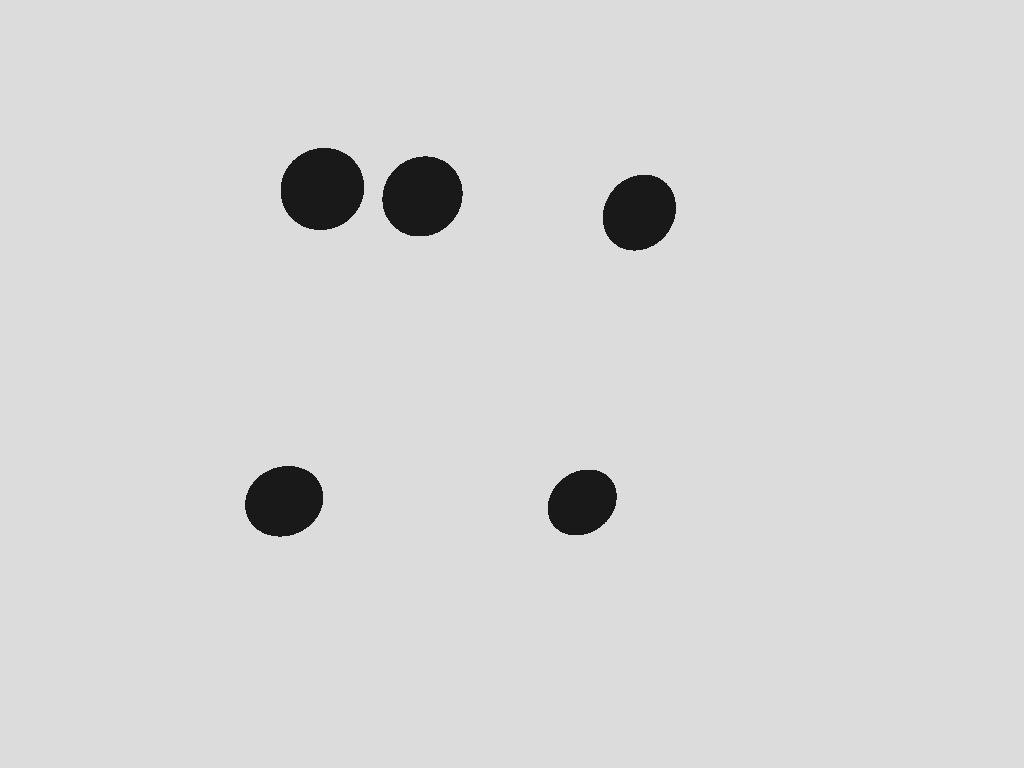
#> input picture 1.jpg, 1024 x 768 px
$ python fitEllipse.py
#> lines starting #> are read from the running program, lines starting #| are printed output that depends on the picture; after the words box and inside, x2 and y2 are one past the last pixel; in counts of white or black regions, pixels touching at a corner belong together; long printed decimals are rounded
import cv2
import numpy as np

img = cv2.imread('1.jpg')
#> img is the input picture: shape (768, 1024, 3); min 0, max 255, mean 214.4
rows, cols, ch = img.shape
#> rows = 768; cols = 1024; ch = 3
# 边缘提取
Ksize = 3
L2g = True
edge = cv2.Canny(img, 50, 100, apertureSize=Ksize, L2gradient=L2g)
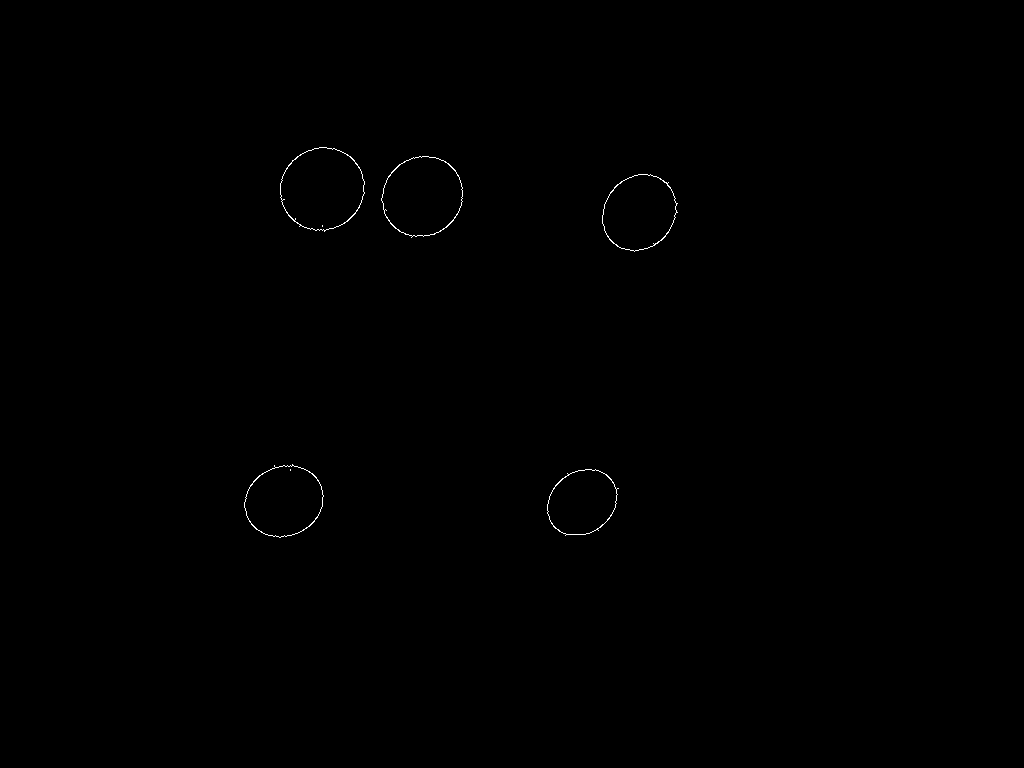
#> edge: shape (768, 1024); 0.16% white in thin lines or dots, all inside (x1, y1, x2, y2) = (244, 147, 678, 538)

# 提取轮廓
'''
findcontour()函数中有三个参数，第一个img是源图像，第二个model是轮廓检索模式，第三个method是轮廓逼近方法。输出等高线contours和层次结构hierarchy。
model:  cv2.RETR_EXTERNAL  仅检索极端的外部轮廓。 为所有轮廓设置了层次hierarchy[i][2] = hierarchy[i][3]=-1
        cv2.RETR_LIST  在不建立任何层次关系的情况下检索所有轮廓。
        cv2.RETR_CCOMP  检索所有轮廓并将其组织为两级层次结构。在顶层，组件具有外部边界；在第二层，有孔的边界。如果所连接零部件的孔内还有其他轮廓，则该轮廓仍将放置在顶层。
        cv2.RETR_TREE  检索所有轮廓，并重建嵌套轮廓的完整层次。
        cv2.RETR_FLOODFILL  输入图像也可以是32位的整型图像(CV_32SC1)
method：cv2.CHAIN_APPROX_NONE  存储所有的轮廓点，任何一个包含一两个点的子序列（不改变顺序索引的连续的）相邻。
        cv2.CHAIN_APPROX_SIMPLE  压缩水平，垂直和对角线段，仅保留其端点。 例如，一个直立的矩形轮廓编码有4个点。
        cv2.CHAIN_APPROX_TC89_L1 和 cv2.CHAIN_APPROX_TC89_KCOS 近似算法
'''
contours, hierarchy = cv2.findContours(edge, cv2.RETR_TREE, cv2.CHAIN_APPROX_SIMPLE)
#> contours = 12 contours, 2 with area under 20; largest, box (x1, y1, x2, y2) and area: (280, 147, 365, 232) 5420, (280, 147, 365, 231) 5382, (381, 156, 463, 238) 5042, (381, 156, 463, 237) 4998, (602, 174, 678, 252) 4354
# 绘制轮廓 第三个参数是轮廓的索引（在绘制单个轮廓时有用。要绘制所有轮廓，请传递-1）
dst = np.ones(img.shape, dtype=np.uint8)
cv2.drawContours(dst, contours, -1, (0, 255, 0), 1)
for i in range(12):
    print(len(contours[i]))
#> this loop made 12 passes
#| 118
#| 96
#| 145
#| 125
#| 2
#| 144
#| 125
#| 132
#> (further printed lines are left out)
'''
cv2.ellipse(image, centerCoordinates, axesLength, angle, startAngle, endAngle, color [, thickness[, lineType[, shift]]])
image:它是要在其上绘制椭圆的图像。
centerCoordinates:它是椭圆的中心坐标。坐标表示为两个值的元组，即(X坐标值，Y坐标值)。
axesLength:它包含两个变量的元组，分别包含椭圆的长轴和短轴(长轴长度，短轴长度)。
angle:椭圆旋转角度，以度为单位。
startAngle:椭圆弧的起始角度，以度为单位。
endAngle:椭圆弧的终止角度，以度为单位。
color:它是要绘制的形状边界线的颜色。对于BGR，我们通过一个元组。例如：(255，0，0)为蓝色。
thickness:是形状边界线的粗细像素。厚度-1像素将用指定的颜色填充形状。
lineType:这是一个可选参数，它给出了椭圆边界的类型。
shift:这是一个可选参数。它表示中心坐标中的小数位数和轴的值。
'''
cnt = contours[3]
#> cnt = contour of 125 points, box (x1, y1, x2, y2) (244, 465, 324, 538), area 4306
ellipse = cv2.fitEllipse(cnt)
#> ellipse = ((283.6, 500.8), (68.97, 79.73), 66.51)
print(ellipse)
#| ((283.640, 500.789), (68.969, 79.731), 66.512)
cv2.ellipse(dst, ellipse, (0, 0, 255), 2)
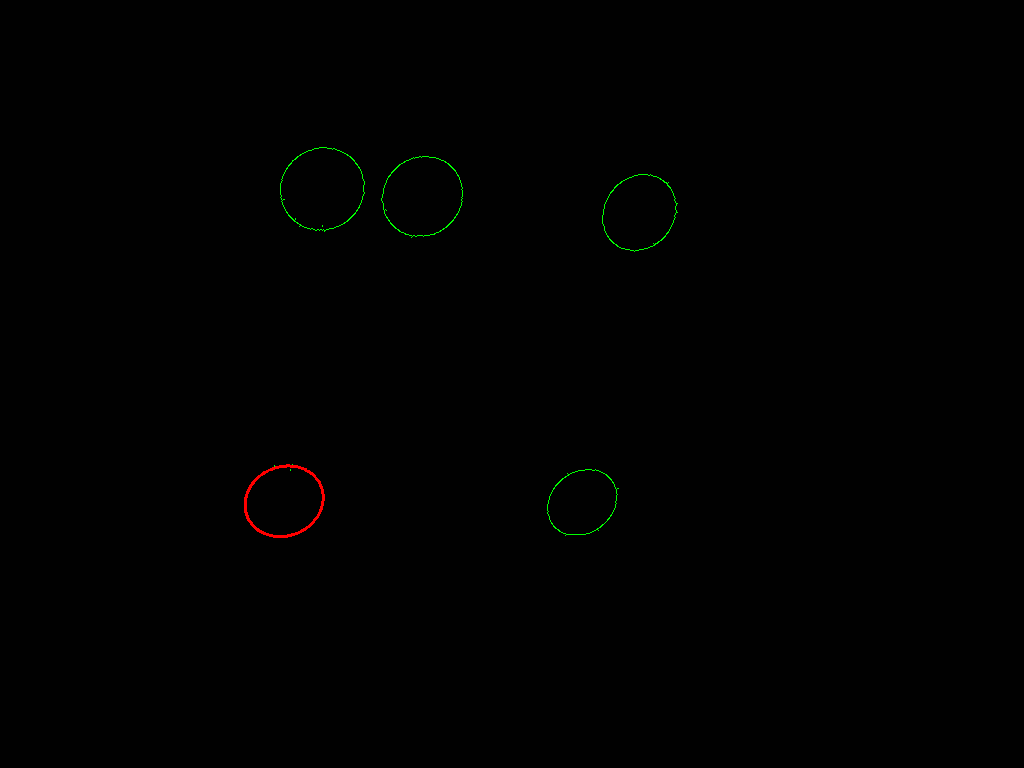
#> dst: shape (768, 1024, 3); mean of channels 0, 1, 2 1, 1.3, 1.2; drawn as B, G, R
cv2.imshow("dst", dst)
cv2.waitKey()

'''
#print(contours)
# 绘制单个轮廓
cnt = contours[3]
cv2.drawContours(dst, [cnt], 0, (0, 0, 255), 1)

# 特征矩
cnt = contours[3]
M = cv2.moments(cnt)
print(M)
cx = int(M['m10']/M['m00'])
cy = int(M['m01']/M['m00'])
cv2.circle(dst, (cx, cy), 2, (0, 0, 255), -1)   # 绘制圆点

# 轮廓面积
area = cv2.contourArea(cnt)
print(area)

# 轮廓周长：第二个参数指定形状是闭合轮廓(True)还是曲线
perimeter = cv2.arcLength(cnt, True)
print(perimeter)

# 轮廓近似：epsilon是从轮廓到近似轮廓的最大距离--精度参数
epsilon = 0.01 * cv2.arcLength(cnt, True)
approx = cv2.approxPolyDP(cnt, epsilon, True)
cv2.polylines(dst, [approx], True, (0, 255, 255))   # 绘制多边形
print(approx)

# 轮廓凸包：returnPoints：默认情况下为True。然后返回凸包的坐标。如果为False，则返回与凸包点相对应的轮廓点的索引。
hull = cv2.convexHull(cnt, returnPoints=True)
cv2.polylines(dst, [hull], True, (255, 255, 255), 2)   # 绘制多边形
print(hull)

# 检查凸度：检查曲线是否凸出的功能，返回True还是False。
k = cv2.isContourConvex(cnt)
print(k)

# 边界矩形:最小外接矩形
# 直角矩形
x, y, w, h = cv2.boundingRect(cnt)
cv2.rectangle(dst, (x, y), (x+w, y+h), (255, 255, 0), 2)
# 旋转矩形
rect = cv2.minAreaRect(cnt)
box = cv2.boxPoints(rect)
box = np.int0(box)
cv2.drawContours(dst, [box], 0, (0, 0, 255), 2)

# 最小外接圆
(x, y), radius = cv2.minEnclosingCircle(cnt)
center = (int(x), int(y))
radius = int(radius)
cv2.circle(dst, center, radius, (0, 255, 0), 2)

# 拟合椭圆
ellipse = cv2.fitEllipse(cnt)
cv2.ellipse(dst, ellipse, (0, 0, 255), 2)

# 拟合直线
rows, cols = img.shape[:2]
[vx, vy, x, y] = cv2.fitLine(cnt, cv2.DIST_L2, 0, 0.01, 0.01)
lefty = int((-x*vy/vx) + y)
righty = int(((cols-x)*vy/vx)+y)
cv2.line(dst, (cols-1, righty), (0, lefty), (255, 255, 255), 2)


cv2.imshow("dst", dst)
cv2.waitKey()'''
